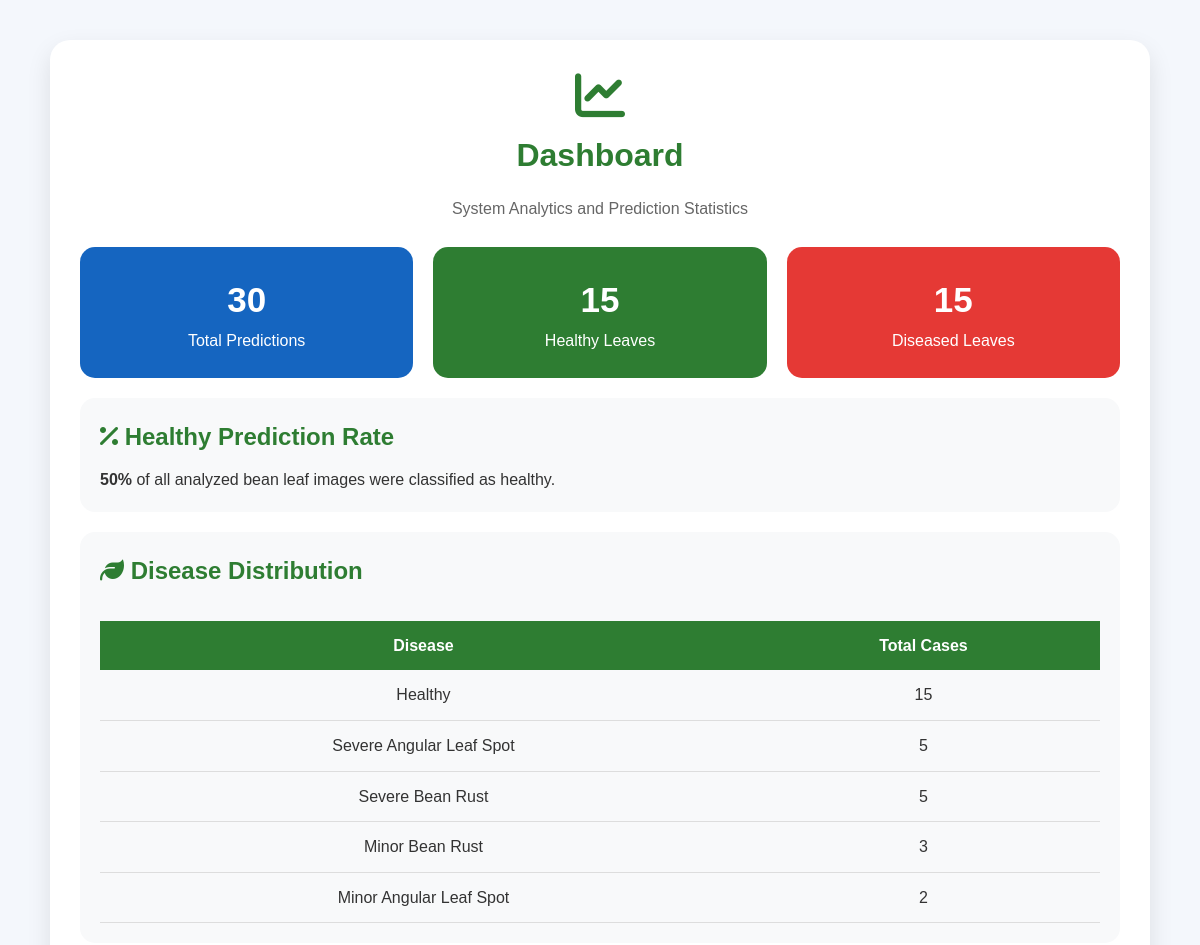
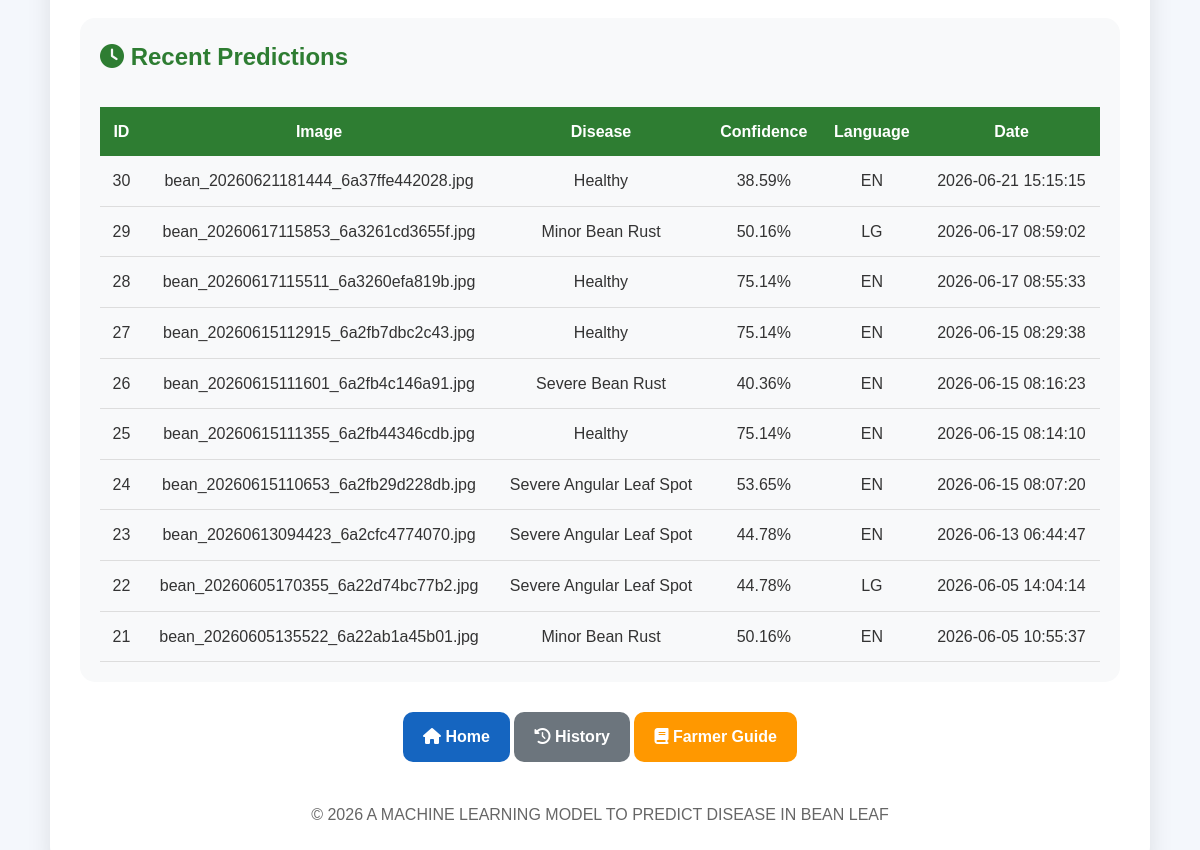
Page /dashboard.php on the committed database (2 pictures, top to bottom).
### tables this page shows
CREATE TABLE `predictions` (
  `id` int(11) NOT NULL,
  `image_name` varchar(255) NOT NULL,
  `disease` varchar(100) NOT NULL,
  `confidence` decimal(5,2) NOT NULL,
  `language` varchar(10) NOT NULL,
  `prediction_date` timestamp NOT NULL DEFAULT current_timestamp()
);

### config.php (called while the page is built, shortened)
<?php
function formatDiseaseName($disease)
{
    return ucwords(
        str_replace(
            "_",
            " ",
            $disease
        )
    );
}
?>

### dashboard.php (the view, shortened to what this page needs)
<?php
require_once "config.php";
try {
    $totalPredictions = $db->query(
        "SELECT COUNT(*) FROM predictions"
    )->fetchColumn();
    $healthyCount = $db->query(
        "SELECT COUNT(*) FROM predictions
         WHERE disease='healthy'"
    )->fetchColumn();
    $diseasedCount = $totalPredictions - $healthyCount;
    $healthyPercentage =
        ($totalPredictions > 0)
        ? round(($healthyCount / $totalPredictions) * 100, 1)
        : 0;
    $diseaseStats = $db->query(
        "SELECT disease,
                COUNT(*) AS total
         FROM predictions
         GROUP BY disease
         ORDER BY total DESC"
    )->fetchAll(PDO::FETCH_ASSOC);
    $recentPredictions = $db->query(
        "SELECT *
         FROM predictions
         ORDER BY prediction_date DESC
         LIMIT 10"
    )->fetchAll(PDO::FETCH_ASSOC);
} catch(PDOException $e) {
    die(
        "Database Error: " .
        $e->getMessage()
    );
}
?>
<!DOCTYPE html>
<html lang="en">
<head>
<link rel="stylesheet"
href="assets/css/style.css">
<link rel="stylesheet"
href="https://cdnjs.cloudflare.com/ajax/libs/font-awesome/6.5.1/css/all.min.css">
</head>
<body>
<div class="container">
<div class="card">
<h1 class="title">
<i class="fas fa-chart-line"></i>
<br>
Dashboard
</h1>
<p class="subtitle">
System Analytics and Prediction Statistics
</p>
<div class="stats">
<div class="stat-box total">
<h2>
<?php echo $totalPredictions; ?>
</h2>
<p>
Total Predictions
</p>
</div>
<div class="stat-box healthy">
<h2>
<?php echo $healthyCount; ?>
</h2>
<p>
Healthy Leaves
</p>
</div>
<div class="stat-box diseased">
<h2>
<?php echo $diseasedCount; ?>
</h2>
<p>
Diseased Leaves
</p>
</div>
</div>
<div class="section">
<h2>
<i class="fas fa-percent"></i>
Healthy Prediction Rate
</h2>
<p>
<strong>
<?php echo $healthyPercentage; ?>%
</strong>
of all analyzed bean leaf images were classified as healthy.
</p>
</div>
<div class="section">
<h2>
<i class="fas fa-leaf"></i>
Disease Distribution
</h2>
<div class="table-container">
<table>
<tr>
<th>Disease</th>
<th>Total Cases</th>
</tr>
<?php foreach($diseaseStats as $row): ?>
<tr>
<td>
<?php echo formatDiseaseName(
    $row['disease']
); ?>
</td>
<td>
<?php echo $row['total']; ?>
</td>
</tr>
<?php endforeach; ?>
</table>
</div>
</div>
<div class="section">
<h2>
<i class="fas fa-clock"></i>
Recent Predictions
</h2>
<div class="table-container">
<table>
<tr>
<th>ID</th>
<th>Image</th>
<th>Disease</th>
<th>Confidence</th>
<th>Language</th>
<th>Date</th>
</tr>
<?php foreach($recentPredictions as $row): ?>
<tr>
<td>
<?php echo $row['id']; ?>
</td>
<td>
<?php echo htmlspecialchars(
    $row['image_name']
); ?>
</td>
<td>
<?php echo formatDiseaseName(
    $row['disease']
); ?>
</td>
<td>
<?php echo $row['confidence']; ?>%
</td>
<td>
<?php echo strtoupper(
    $row['language']
); ?>
</td>
<td>
<?php echo $row['prediction_date']; ?>
</td>
</tr>
<?php endforeach; ?>
</table>
</div>
</div>
<div class="actions">
<a
href="index.php"
class="btn home">
<i class="fas fa-home"></i>
Home
</a>
<a
href="history.php"
class="btn history">
<i class="fas fa-history"></i>
History
</a>
<a
href="guide.php"
class="btn guide">
<i class="fas fa-book"></i>
Farmer Guide
</a>
</div>
<div class="footer">
<p>
© 2026
<?php echo SYSTEM_TITLE; ?>
</p>
</div>
</div>
</div>
</body>
</html>

### assets/css/style.css (style rules this page uses)
* { margin:0; padding:0; box-sizing:border-box; }
body { font-family:Arial, Helvetica, sans-serif; background:#f4f7fc; color:#333; line-height:1.6; }
.container { width:95%; max-width:1200px; margin:auto; padding:20px; }
.card { background:#ffffff; border-radius:20px; padding:30px; box-shadow: 0 10px 25px rgba(0,0,0,0.1); margin-top:20px; }
.title { text-align:center; color:#2e7d32; margin-bottom:15px; }
.title i { font-size:50px; margin-bottom:10px; }
.subtitle { text-align:center; color:#666; margin-bottom:25px; }
.btn, button { display:inline-block; padding:12px 20px; border:none; border-radius:10px; cursor:pointer; text-decoration:none; font-weight:bold; transition:0.3s; }
.home { background:#1565c0; color:white; }
.history { background:#6c757d; color:white; }
.guide { background:#ff9800; color:white; }
.section { background:#f8f9fa; padding:20px; border-radius:15px; margin-top:20px; }
.section h2, .section h3 { color:#2e7d32; margin-bottom:10px; }
.stats { display:grid; grid-template-columns: repeat(auto-fit,minmax(250px,1fr)); gap:20px; margin-top:20px; }
.stat-box { color:white; text-align:center; padding:25px; border-radius:15px; }
.stat-box h2 { font-size:35px; }
.total { background:#1565c0; }
.healthy { background:#2e7d32; }
.diseased { background:#e53935; }
.table-container { overflow-x:auto; }
table { width:100%; border-collapse:collapse; margin-top:20px; }
table th { background:#2e7d32; color:white; padding:12px; }
table td { padding:12px; border-bottom:1px solid #ddd; text-align:center; }
.actions { text-align:center; margin-top:30px; }
.footer { text-align:center; margin-top:30px; color:#666; padding:10px; }

### rows in the picture
predictions: id "30", image_name "bean_20260621181444_6a37ffe442028.jpg", disease "Healthy", confidence "38.59", language "EN", prediction_date "2026-06-21 15:15:15"
predictions: id "29", image_name "bean_20260617115853_6a3261cd3655f.jpg", disease "Minor Bean Rust", confidence "50.16", language "LG", prediction_date "2026-06-17 08:59:02"
predictions: id "28", image_name "bean_20260617115511_6a3260efa819b.jpg", disease "Healthy", confidence "75.14", language "EN", prediction_date "2026-06-17 08:55:33"
predictions: id "27", image_name "bean_20260615112915_6a2fb7dbc2c43.jpg", disease "Healthy", confidence "75.14", language "EN", prediction_date "2026-06-15 08:29:38"
predictions: id "26", image_name "bean_20260615111601_6a2fb4c146a91.jpg", disease "Severe Bean Rust", confidence "40.36", language "EN", prediction_date "2026-06-15 08:16:23"
predictions: id "25", image_name "bean_20260615111355_6a2fb44346cdb.jpg", disease "Healthy", confidence "75.14", language "EN", prediction_date "2026-06-15 08:14:10"
predictions: id "24", image_name "bean_20260615110653_6a2fb29d228db.jpg", disease "Severe Angular Leaf Spot", confidence "53.65", language "EN", prediction_date "2026-06-15 08:07:20"
predictions: id "23", image_name "bean_20260613094423_6a2cfc4774070.jpg", disease "Severe Angular Leaf Spot", confidence "44.78", language "EN", prediction_date "2026-06-13 06:44:47"
predictions: id "22", image_name "bean_20260605170355_6a22d74bc77b2.jpg", disease "Severe Angular Leaf Spot", confidence "44.78", language "LG", prediction_date "2026-06-05 14:04:14"
predictions: id "21", image_name "bean_20260605135522_6a22ab1a45b01.jpg", disease "Minor Bean Rust", confidence "50.16", language "EN", prediction_date "2026-06-05 10:55:37"

### other values in the picture
$totalPredictions "30"
$healthyCount "15"
$diseasedCount "15"
$healthyPercentage "50"
$row['total'] "15"
$row['total'] "5"
$row['total'] "3"
$row['total'] "2"
SYSTEM_TITLE "A MACHINE LEARNING MODEL TO PREDICT DISEASE IN BEAN LEAF"
